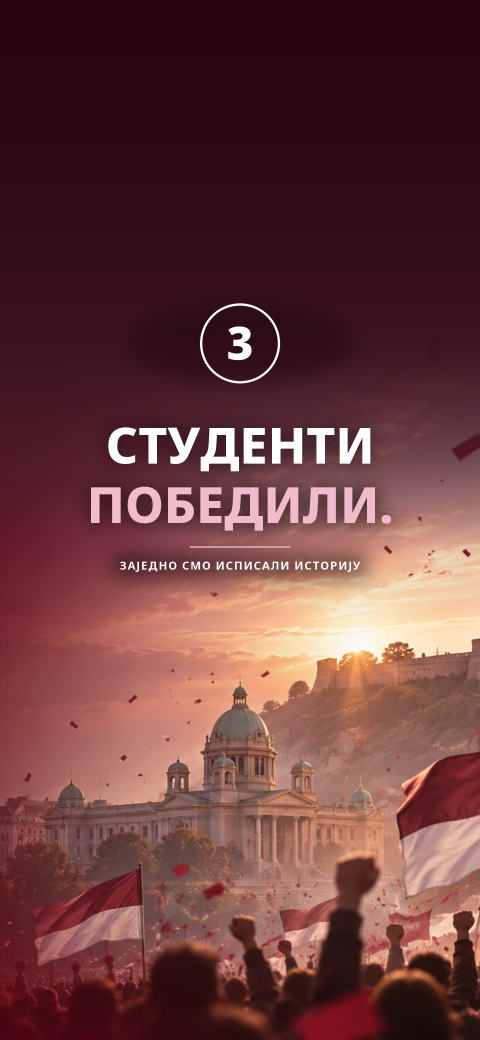
#> input picture Mobilni/Pozadine/1-Bordo-Skupstina.jpg, 1440 x 3120 px, found by its file name (shown at 1/3 size)
$ python Napravi-x-slike.py
#> lines starting #> are read from the running program, lines starting #| are printed output that depends on the picture; after the words box and inside, x2 and y2 are one past the last pixel; in counts of white or black regions, pixels touching at a corner belong together
"""Slike za X thread: naslovna (svi sistemi), Linux, macOS. 1600x900."""
import os
import shutil
from PIL import Image, ImageDraw, ImageFilter, ImageFont

ROOT = r'D:\ProjektiApp\StudentiPobedili_Windows11-10'
OUT = os.path.join(ROOT, 'Preview', 'X-Objava')
os.makedirs(OUT, exist_ok=True)
W, H = 1600, 900
FONT = 'C:/Windows/Fonts/NotoSans-VariableFont_wdth,wght.ttf'
TOP, BOT = (30, 5, 13), (78, 12, 38)
PINK = (240, 188, 204)
CREAM = (248, 236, 238)
MUTED = (205, 175, 183)
ROSE = (226, 84, 108)


# [4 lines left out: function font, not called in this run]


def gradient(w=W, h=H, c1=TOP, c2=BOT):
    g = Image.new('RGB', (1, h))
    for y in range(h):
        t = y / (h - 1)
        g.putpixel((0, y), tuple(round(a + (b - a) * t) for a, b in zip(c1, c2)))
    return g.resize((w, h))


def glow(img, box, color=(170, 40, 80, 70), blur=180):
    g = Image.new('RGBA', img.size, (0, 0, 0, 0))
    ImageDraw.Draw(g).ellipse(box, fill=color)
    g = g.filter(ImageFilter.GaussianBlur(blur))
    img.paste(g, (0, 0), g)


def shadow(img, box, radius, blur=28, alpha=170, off=(0, 24)):
    s = Image.new('RGBA', img.size, (0, 0, 0, 0))
    x0, y0, x1, y1 = box
    ImageDraw.Draw(s).rounded_rectangle([x0 + off[0], y0 + off[1], x1 + off[0], y1 + off[1]], radius, fill=(0, 0, 0, alpha))
    s = s.filter(ImageFilter.GaussianBlur(blur))
    img.paste(s, (0, 0), s)


def rounded_paste(img, src, xy, radius):
    S = 3
    w, h = src.size
    m = Image.new('L', (w * S, h * S), 0)
    ImageDraw.Draw(m).rounded_rectangle([0, 0, w * S - 1, h * S - 1], radius * S, fill=255)
    img.paste(src, xy, m.resize((w, h), Image.LANCZOS))


# [7 lines left out: function pill, not called in this run]


def cover(im, w, h):
    s = max(w / im.width, h / im.height)
    im = im.resize((round(im.width * s), round(im.height * s)), Image.LANCZOS)
    x, y = (im.width - w) // 2, (im.height - h) // 2
    return im.crop((x, y, x + w, y + h))


def phone(img, path, x, y, w, radius=38):
    """Telefon 9:19.5; pozadina 9:16 se iseca sa strana, kao na pravom telefonu."""
    h = int(w * 19.5 / 9)
    shadow(img, (x, y, x + w, y + h), radius + 2, blur=30, alpha=190)
    d = ImageDraw.Draw(img)
    d.rounded_rectangle([x - 8, y - 8, x + w + 8, y + h + 8], radius + 8, fill=(29, 17, 20), outline=(95, 62, 72), width=2)
    rounded_paste(img, cover(Image.open(path).convert('RGB'), w, h), (x, y), radius)
    d.rounded_rectangle([x + w / 2 - w * 0.15, y + h * 0.018, x + w / 2 + w * 0.15, y + h * 0.045], 999, fill=(0, 0, 0))


# [31 lines left out: functions title, naslovna, not called in this run]


# Preview/Telefon.jpg: sve cetiri pozadine za telefon
def telefon():
    img = gradient(2000, 1125, (30, 5, 13), (70, 11, 34))
    glow(img, (300, 150, 1700, 1100), color=(170, 40, 80, 60), blur=200)
#> in glow, `g = Image.new('RGBA', img.size, (0, 0, 0, 0))`: g: PIL image 2000x1125 RGBA; every value is 0
#> in glow, `ImageDraw.Draw(g).ellipse(box, fill=color)`:
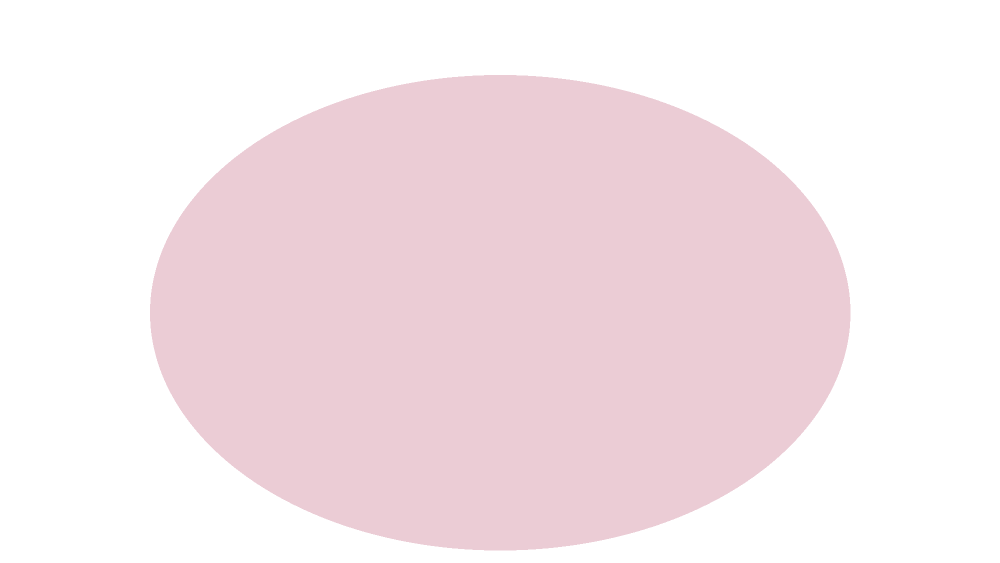
#> g: PIL image 2000x1125 RGBA (shown at 1/2 size); mean R, G, B, A 79.1, 18.6, 37.2, 27.9; transparent parts drawn white
#> in glow, `g = g.filter(ImageFilter.GaussianBlur(blur))`:
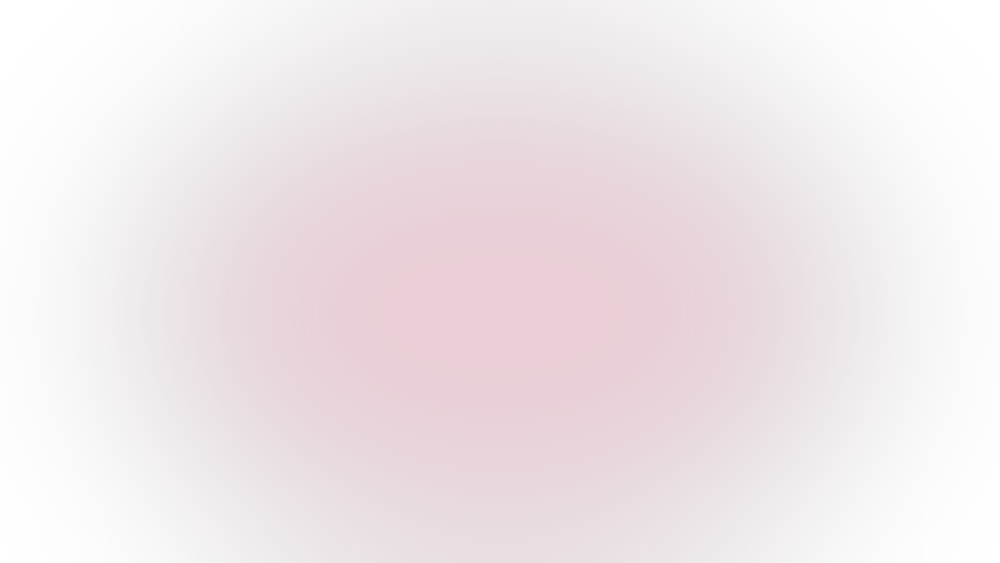
#> g: PIL image 2000x1125 RGBA (shown at 1/2 size); mean R, G, B, A 74.8, 17.6, 35.2, 26.4; transparent parts drawn white
    names = ['1-Bordo-Skupstina', '2-Bordo-Talasi', '3-Svetla', '4-Nocna']
    pw, gap = 380, 60
    x0 = (2000 - (4 * pw + 3 * gap)) // 2
    for i, n in enumerate(names):
        phone(img, os.path.join(ROOT, 'Mobilni', 'Pozadine', n + '.jpg'), x0 + i * (pw + gap), 110 + (0 if i % 2 == 0 else 40), pw, radius=56)
#> in shadow, `s = s.filter(ImageFilter.GaussianBlur(blur))`:
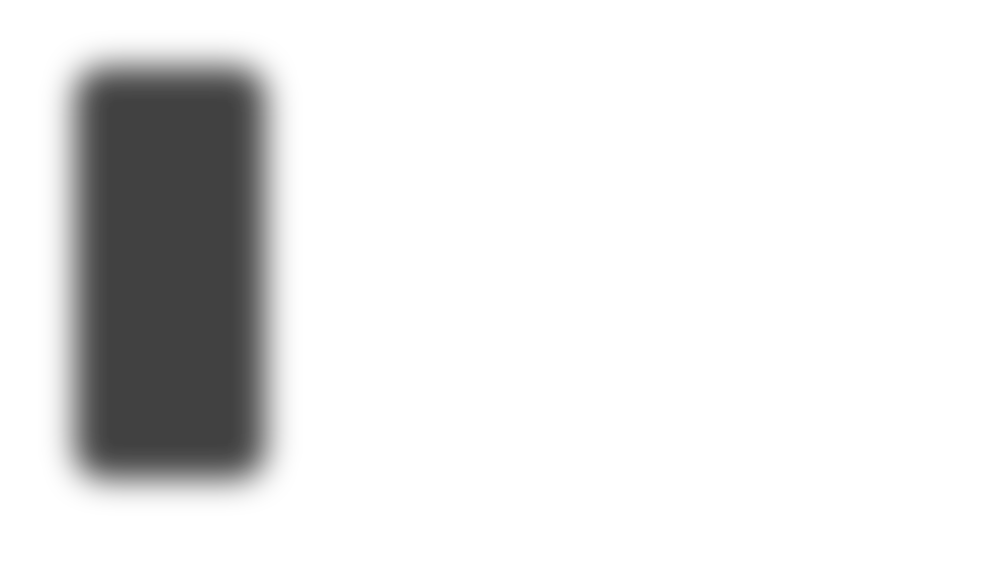
#> s: PIL image 2000x1125 RGBA (shown at 1/2 size); mean R, G, B, A 0, 0, 0, 26.3; transparent parts drawn white
#> in shadow, `img.paste(s, (0, 0), s)`:
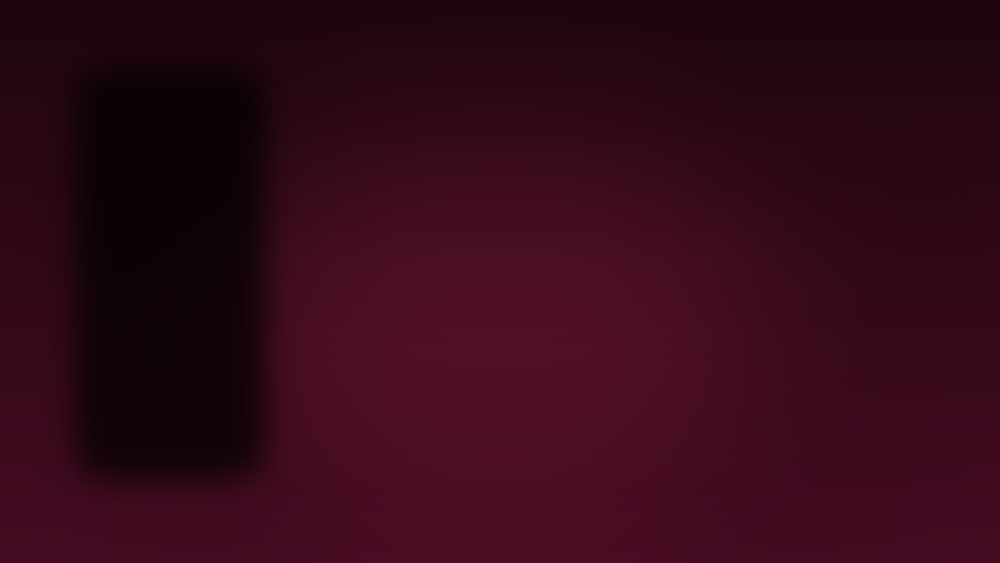
#> img: PIL image 2000x1125 RGB (shown at 1/2 size); mean R, G, B 50.9, 9, 23.9
#> in cover, `s = max(w / im.width, h / im.height)`: s = 0.264
#> in cover, `im = im.resize((round(im.width * s), round(im.height * s)), Image.LANC..`:
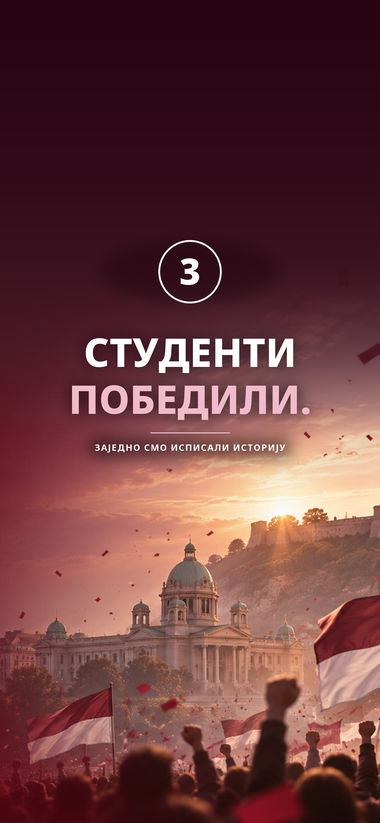
#> im: PIL image 380x823 RGB; mean R, G, B 107.6, 60.7, 62.5
#> in rounded_paste, `S = 3`: S = 3
#> in rounded_paste, `m = Image.new('L', (w * S, h * S), 0)`: m: PIL image 1140x2469 L; every value is 0
#> in rounded_paste, `ImageDraw.Draw(m).rounded_rectangle([0, 0, w * S - 1, h * S - 1], radi..`:
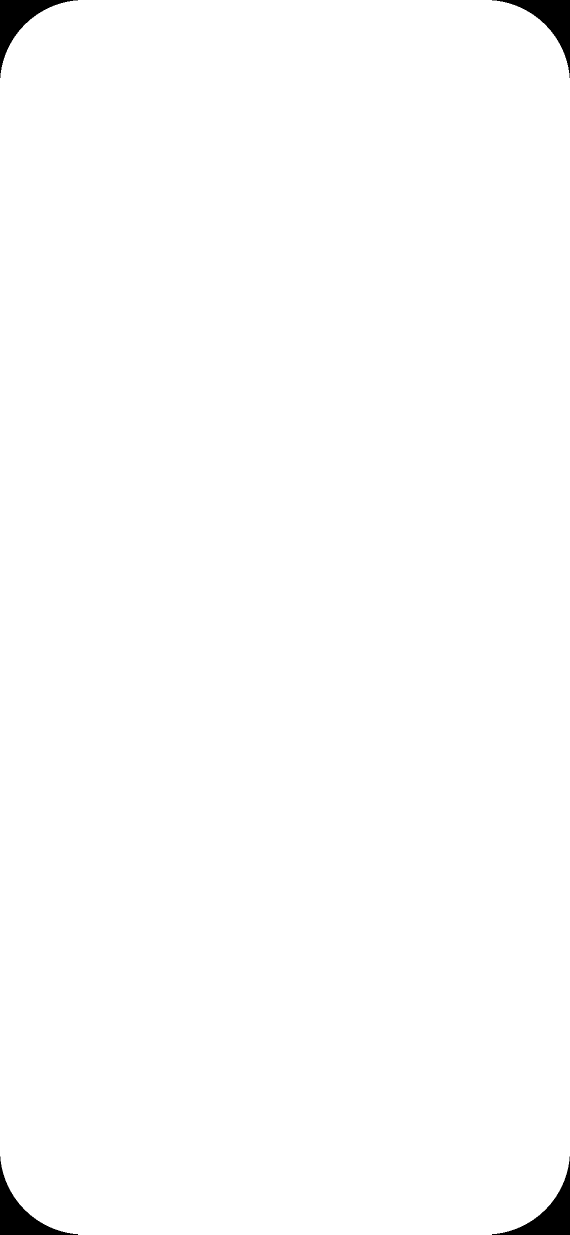
#> m: PIL image 1140x2469 L (shown at 1/2 size); 99.1% white; 4 black regions, box (x1, y1, x2, y2) and area: (0, 0, 156, 156) 6107, (984, 0, 1140, 156) 6107, (0, 2313, 156, 2469) 6107, (984, 2313, 1140, 2469) 6107
#> in rounded_paste, `img.paste(src, xy, m.resize((w, h), Image.LANCZOS))`:
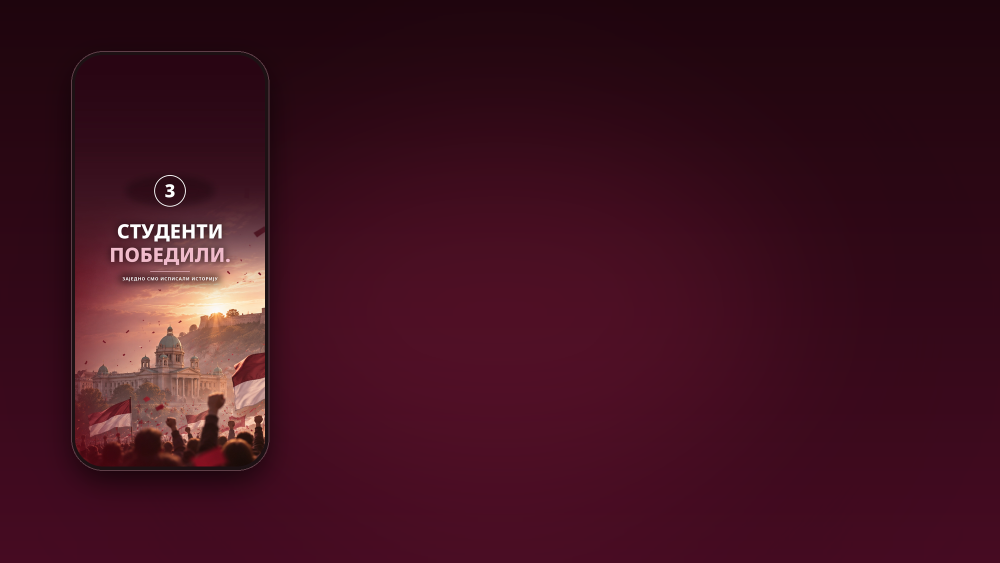
#> img: PIL image 2000x1125 RGB (shown at 1/2 size); mean R, G, B 63.6, 17.2, 31.7
    d = ImageDraw.Draw(img)
    t = 'Студенти победили  ·  Android и iPhone'
    f = font(40, 800)
    d.text(((2000 - d.textlength(t, font=f)) / 2, 1030), t, font=f, fill=(248, 232, 236))
    img.save(os.path.join(ROOT, 'Preview', 'Telefon.jpg'), quality=90, optimize=True)


# 3) Linux
# [109 lines left out: functions linux, mac, pregled_pozadina, not called in this run]


#> (the run stopped early here; a loop or call above may not have finished)
